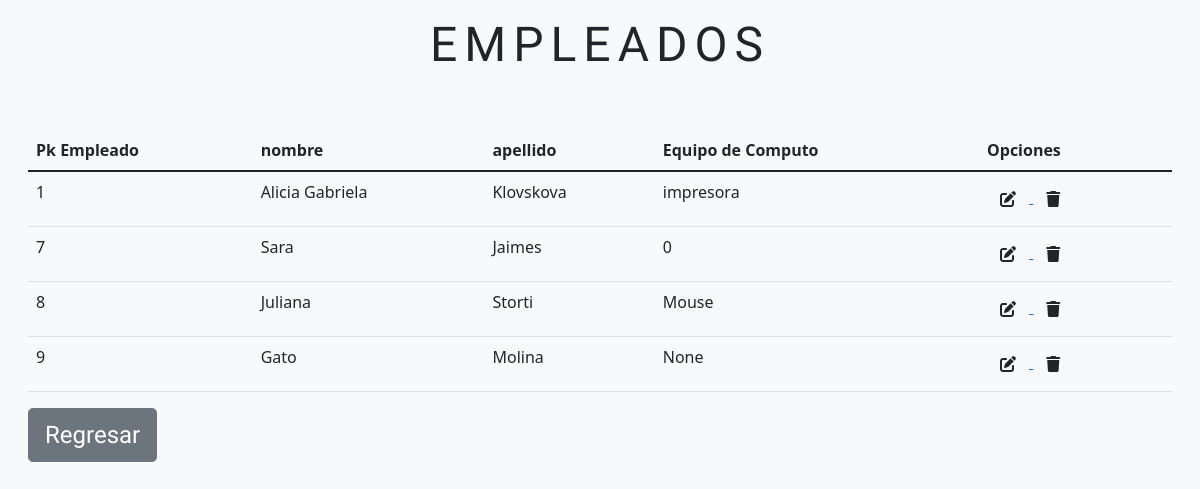
Page /table/ on the earlier database version.
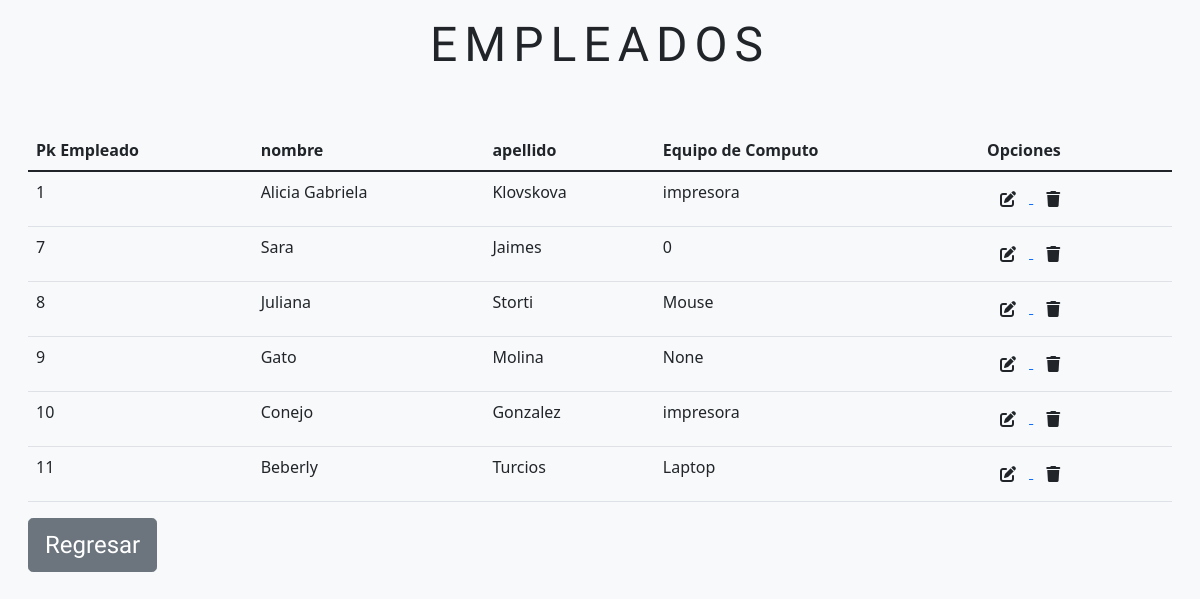
Same page on the later database version.
### apps/Formulario/models.py (models this page shows)
class tabla(models.Model):
    pk_tabla = models.AutoField(primary_key=True, null=False, blank=False)
    nombre = models.CharField(max_length=20, null=False, blank=False)
    apellido = models.CharField(max_length=20, null=False, blank=False)
    computo = models.CharField(max_length=20, null=False, blank=False)

### apps/Formulario/views.py (the view)
# urls.py: path('table/', table, name='table'),
def table(request):
    allEmpleado = tabla.objects.all()
    print(allEmpleado)
    return render(request, 'table.html', {'table':allEmpleado})

### templates/table.html (shortened to what this page needs)
<!DOCTYPE html>
<html lang="en">
<head>
    <link rel="stylesheet" type="text/css" href="static/css/css.css">
    <link href="https://cdn.jsdelivr.net/npm/bootstrap@5.1.1/dist/css/bootstrap.min.css" rel="stylesheet">
</head>
<body class="p-3 mb-2 bg-light text-dark">
<div class="container-fluid ">
<h1 align="center"><font face="Special Elite" size="30" class="text-dark">Empleados</font></h1>
    <br>
    <br>
  <table class="table">
      {%if table%}
  <thead>
    <tr>
        <th scope="col">Pk Empleado</th>
      <th scope="col">nombre</th>
      <th scope="col">apellido</th>
        <th scope="col">Equipo de Computo</th>
        <th scope="col">Opciones</th>
    </tr>
  </thead>
  <tbody>
    <tr>
        {%for arraydemployee in table%}
        <td>{{arraydemployee.pk_tabla}}</td>
        <td>{{arraydemployee.nombre}}</td>
        <td>{{arraydemployee.apellido}}</td>
        <td>{{arraydemployee.computo}}</td>
        <td>
            <a href="{% url 'Formulario:updateEmpleado' arraydemployee.pk_tabla  %}">
                <button type="button" class="btn btn primary"><i class="fas fa-edit"></i></button>
            </a>
            <a>
                <button type="button" class="btn btn primary" data-bs-toggle="modal" data-bs-target="#exampleModal{{arraydemployee.pk_tabla}}">
                    <i class="fas fa-trash"></i>
                </button>
            </a>
        </td>
    </tr>
    {%endfor%}
    {%else%}
    <br><h1>Nothing</h1><br/>
    {%endif%}
</div>
<a href="{%url 'Formulario:index'%}"><button align="center" class="btn btn-secondary btn-lg btn-block"><font face="Special Elite" size="5" class="">Regresar</font></button></a>
</body>
</html>

Differences in the rows shown:
added tabla: pk_tabla "10", nombre "Conejo", apellido "Gonzalez", computo "impresora"
added tabla: pk_tabla "11", nombre "Beberly", apellido "Turcios", computo "Laptop"
